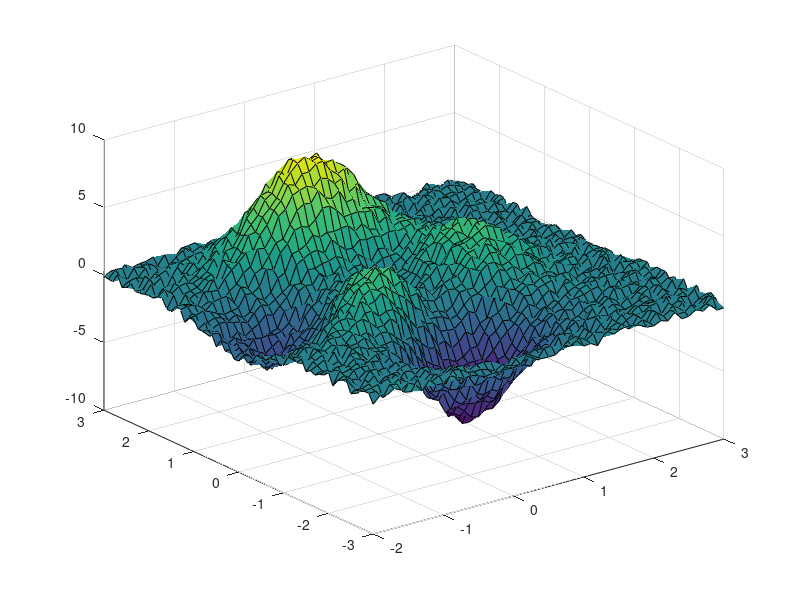

Source code (MATLAB): (Note: this script raises an error after producing the figure.)
x = {linspace(-2,3,51),linspace(-3,3,61)};
[xx,yy] = ndgrid(x{1},x{2}); 
y = peaks(xx, yy);
noisy = y + (rand(size(y)) - 0.5);
figure
surf(xx,yy,noisy)
[sval,p] = csaps(x,noisy,[],x);
figure
surf(x{1},x{2},sval.')